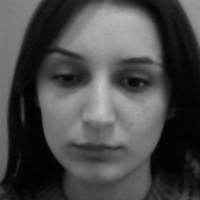
#> input picture data/merve/1.jpg, 200 x 200 px, given in place of the camera
$ python taniyici.py
#> lines starting #> are read from the running program, lines starting #| are printed output that depends on the picture; after the words box and inside, x2 and y2 are one past the last pixel; in counts of white or black regions, pixels touching at a corner belong together
import cv2
import numpy as np
import os

trainer_path = 'trainer/trainer.yml'  # LDA modeli dosyası
cascade_path = '../Cascade/haarcascade_frontalface_default.xml'

detector = cv2.CascadeClassifier(cascade_path)

# Model verilerini yükle
if not os.path.exists(trainer_path):
    print(f"Model dosyası '{trainer_path}' bulunamadı. Lütfen önce eğitimi çalıştırın.")
    exit()

recognizer = cv2.face.FisherFaceRecognizer_create()
recognizer.read(trainer_path)

# Kamerayı başlat
camera = cv2.VideoCapture(0)

print("Kamera açıldı. Tanıma işlemi başlatılıyor. Çıkmak için 'q' tuşuna basın.")

while True:
    ret, img = camera.read()
#> img is the input picture: shape (200, 200, 3); min 1, max 198, mean 73.4
    if not ret:
        print("Kameradan görüntü alınamadı!")
        break

    img = cv2.flip(img, 1)
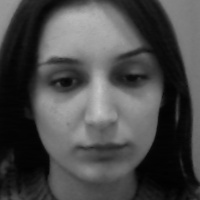
#> img: shape (200, 200, 3); min 1, max 198, mean 73.4
    gray = cv2.cvtColor(img, cv2.COLOR_BGR2GRAY)
    faces = detector.detectMultiScale(gray, scaleFactor=1.3, minNeighbors=5, minSize=(100, 100))
#> faces = [[19, 18, 164, 164]]

    for (x, y, w, h) in faces:
        face_img = gray[y:y + h, x:x + w]
        face_img = cv2.resize(face_img, (100, 100))  # Eğitime uygun boyuta getir

        try:
            # Test görüntüsünü normalize et
            label, confidence = recognizer.predict(face_img)

            # Güven oranı hesaplama ve tanımlama
            confidence = 100 - confidence  # Örneğin tersine çevirerek kullanabilirsiniz
            name = f"ID: {label}" if confidence > 50 else "Bilinmiyor"
            print(f"Tanımlanan: {name}, Güven oranı: {confidence:.2f}%")

            # Yüz etrafına dikdörtgen çizdirme ve üzerine adı yazdırma işlemi
            color = (0, 255, 0) if name != "Bilinmiyor" else (0, 0, 255)
            cv2.rectangle(img, (x, y), (x + w, y + h), color, 2)
            cv2.putText(img, name, (x, y - 10), cv2.FONT_HERSHEY_SIMPLEX, 0.9, color, 2)

        except Exception as e:
            print(f"Tanıma işlemi sırasında hata: {e}")
#> this loop made 1 pass
#> (x, y, w, h, label, confidence, name, color) on pass 1: (19, 18, 164, 164, 0, 22.37, 'Bilinmiyor', (0, 0, 255))
#| Tanımlanan: Bilinmiyor, Güven oranı: 22.37%
#> pass 1, `face_img = gray[y:y + h, x:x + w]`:
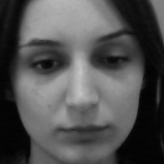
#> face_img: shape (164, 164); min 1, max 198, mean 81
#> after the loop:
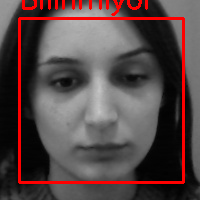
#> img: shape (200, 200, 3); 6.19% of pixels changed, all inside (x1, y1, x2, y2) = (18, 0, 185, 184)

    cv2.imshow('Tanima', img)

    if cv2.waitKey(1) & 0xFF == ord('q'):
#> (key q is pressed here)
        break

camera.release()
cv2.destroyAllWindows()

$ run again, on data/merve/10.jpg
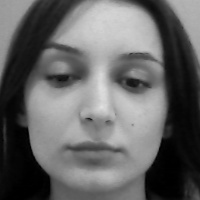
#> input picture data/merve/10.jpg, 200 x 200 px, given in place of the camera
#> img is the input picture: shape (200, 200, 3); min 0, max 225, mean 100.5
#> faces = [[19, 17, 164, 164]]
#> the loop `for (x, y, w, h) in faces:` made 1 pass
#> (x, y, w, h, label, confidence, name, color) on pass 1: (19, 17, 164, 164, 0, 42.17, 'Bilinmiyor', (0, 0, 255))
#> (printed output is left out)
#> pass 1, `face_img = gray[y:y + h, x:x + w]`:
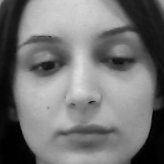
#> face_img: shape (164, 164); min 0, max 225, mean 116.3
#> after the loop `for (x, y, w, h) in faces:`:
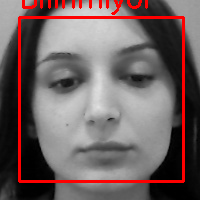
#> img: shape (200, 200, 3); mean B, G, R 96.3, 96.3, 111.7

$ run again, on data/merve/100.jpg
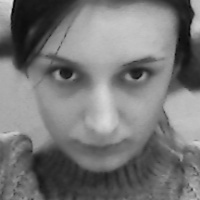
#> input picture data/merve/100.jpg, 200 x 200 px, given in place of the camera
#> img is the input picture: shape (200, 200, 3); min 6, max 223, mean 119.2
#> faces = [[14, 14, 174, 174]]
#> the loop `for (x, y, w, h) in faces:` made 1 pass
#> (x, y, w, h, label, confidence, name, color) on pass 1: (14, 14, 174, 174, 0, 0.382, 'Bilinmiyor', (0, 0, 255))
#> (printed output is left out)
#> pass 1, `face_img = gray[y:y + h, x:x + w]`:
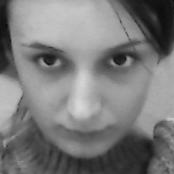
#> face_img: shape (174, 174); min 6, max 217, mean 122.5
#> after the loop `for (x, y, w, h) in faces:`:
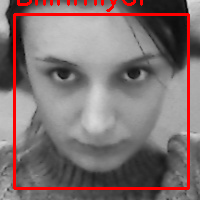
#> img: shape (200, 200, 3); mean B, G, R 113.1, 113.1, 128.4
